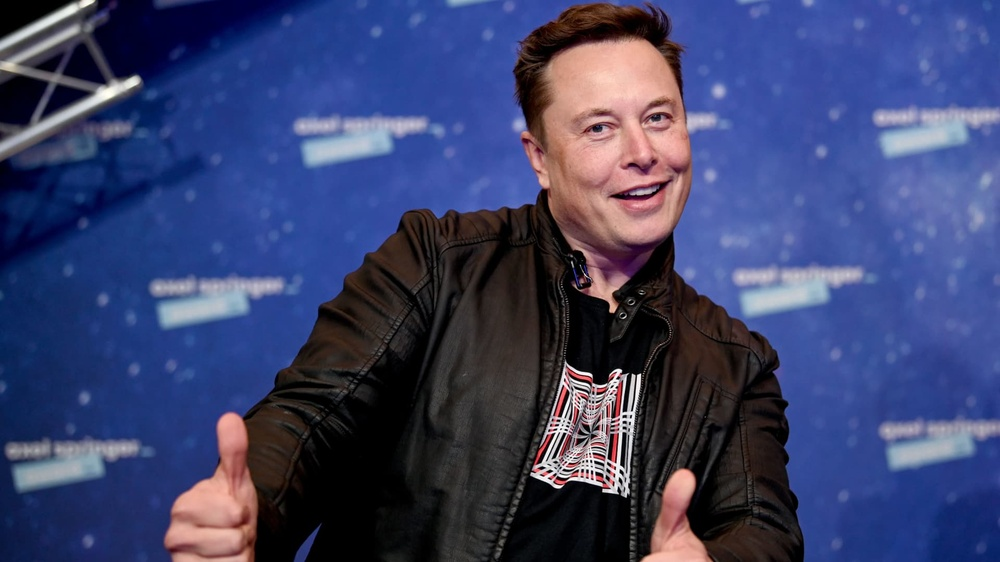
#> input picture opencv/Basics/data/elon musk.jpg, 1000 x 562 px, shrunk from 1920 x 1080 before the run
$ jupyter execute Flip.ipynb
#> lines starting #> are read from the running program, lines starting #| are printed output that depends on the picture
[cell 1]
import cv2
import matplotlib.pyplot as plt

path = '../data/elon musk.jpg'
image = cv2.imread(path)
#> image is the input picture: shape (562, 1000, 3); mean B, G, R 107.5, 66.3, 59.5
rgb_image = cv2.cvtColor(image, cv2.COLOR_BGR2RGB)

dst1 = cv2.flip(rgb_image, -1) # 상하좌우 대칭
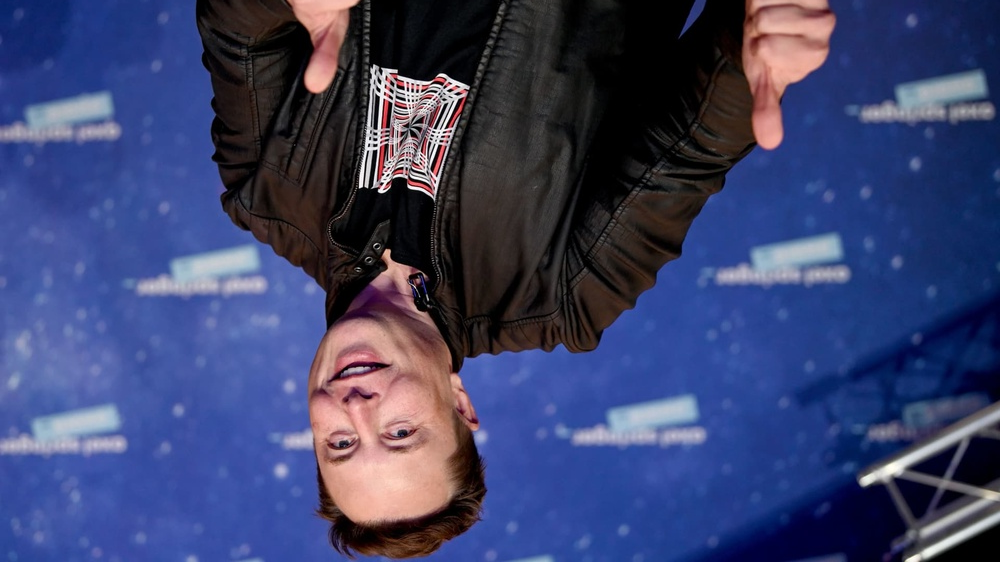
#> dst1: shape (562, 1000, 3); mean R, G, B 59.5, 66.3, 107.5
dst2 = cv2.flip(rgb_image, 1) # 상하 대칭
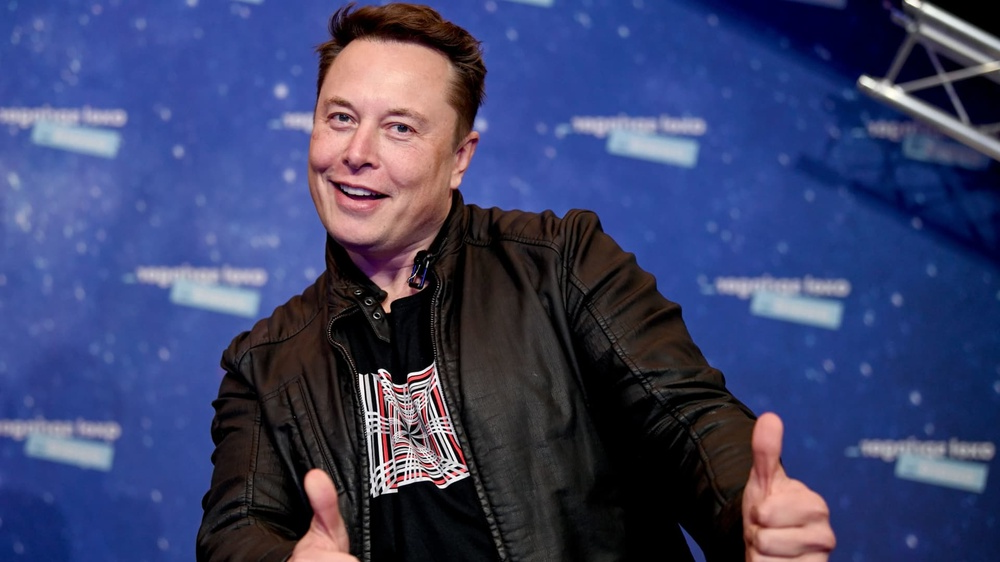
#> dst2: shape (562, 1000, 3); mean R, G, B 59.5, 66.3, 107.5
dst3 = cv2.flip(rgb_image, 0) # 좌우 대칭
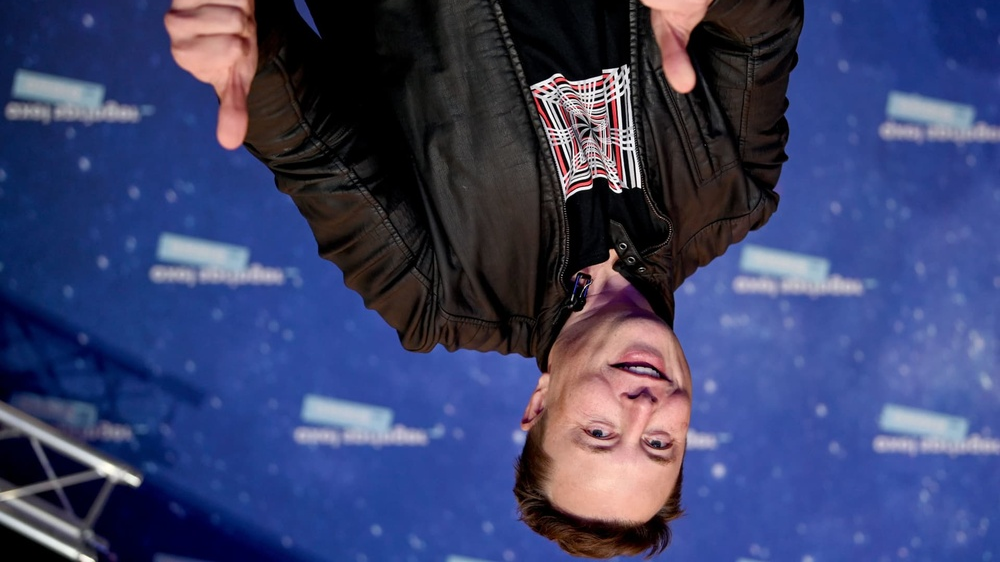
#> dst3: shape (562, 1000, 3); mean R, G, B 59.5, 66.3, 107.5

fig, axes = plt.subplots(2, 2, figsize=(6, 5))

axes[0, 0].imshow(rgb_image)
axes[0, 0].set_title('Origin Image')
axes[0, 0].axis('off')

axes[0, 1].imshow(dst1)
axes[0, 1].set_title('dst1 Image')
axes[0, 1].axis('off')

axes[1, 0].imshow(dst2)
axes[1, 0].set_title('dst2 Image')
axes[1, 0].axis('off')

axes[1, 1].imshow(dst3)
axes[1, 1].set_title('dst3 Image')
axes[1, 1].axis('off')

plt.show()
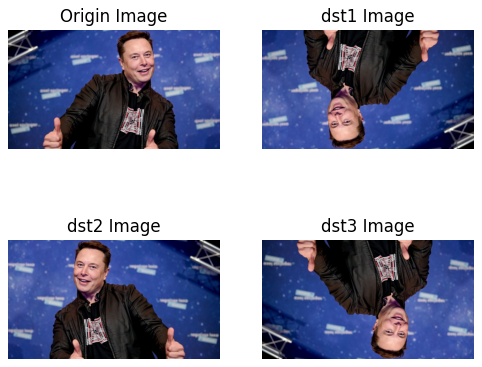
#> figure drawn by matplotlib, 4 panels

$ run again, with opencv/Basics/data/tomato.jpg copied over opencv/Basics/data/elon musk.jpg
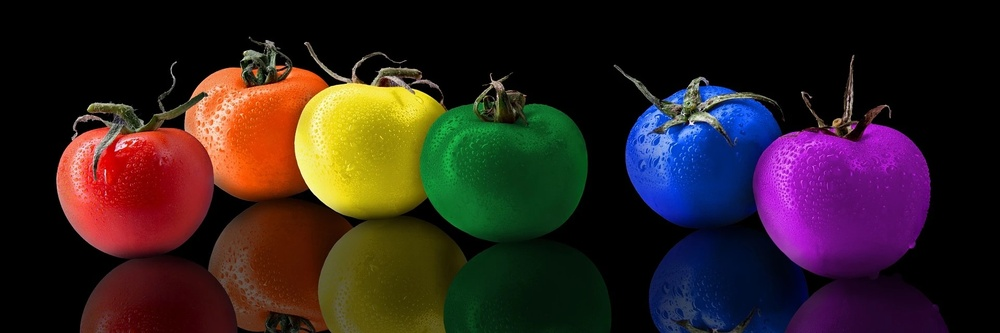
#> input picture opencv/Basics/data/tomato.jpg, 1000 x 333 px, shrunk from 1920 x 640 before the run
#> image is the input picture: shape (333, 1000, 3); mean B, G, R 31.9, 32.8, 48.4
#> `dst3 = cv2.flip(rgb_image, 0)`:
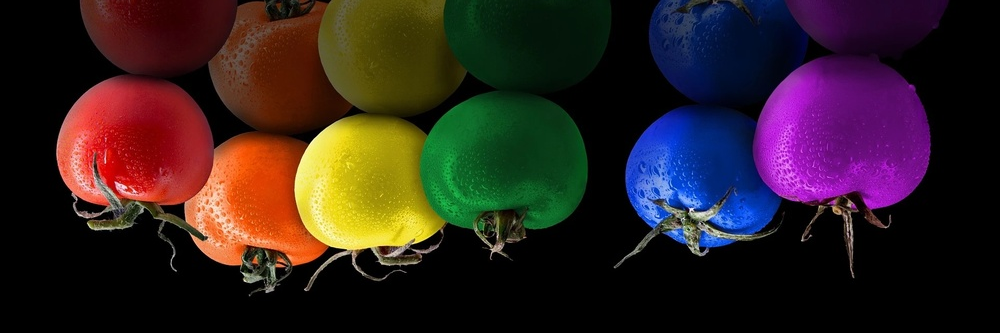
#> dst3: shape (333, 1000, 3); mean R, G, B 48.4, 32.8, 31.9
#> `plt.show()`:
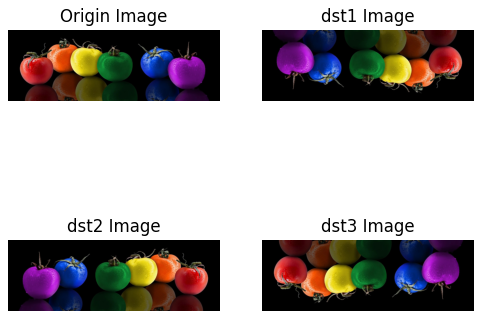
#> figure drawn by matplotlib, 4 panels
